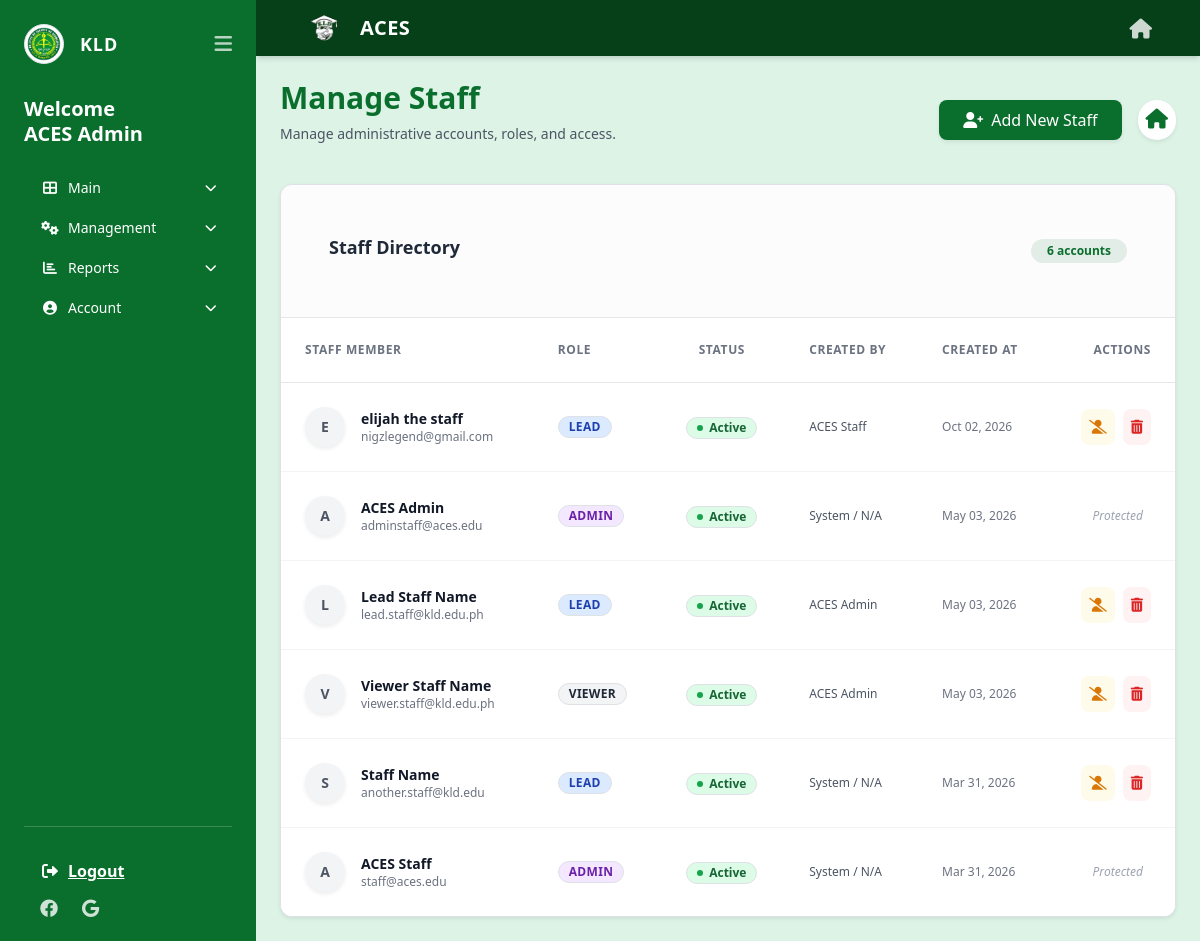
Page /staff/manage_staff.php (signed in) on the earlier database version.
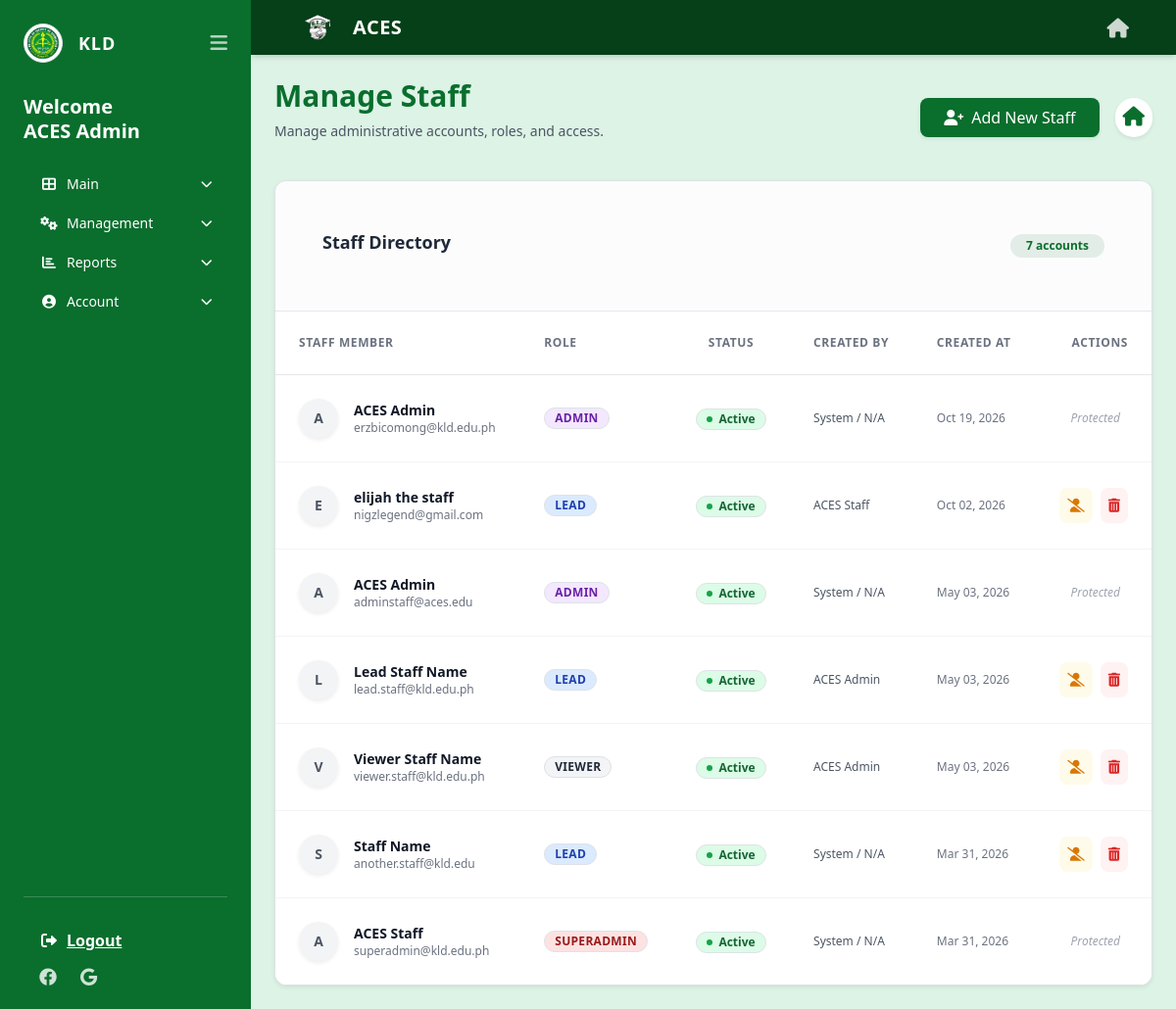
Same page on the later database version.
### tables this page shows
CREATE TABLE `users` (
  `user_id` int(11) NOT NULL,
  `email` varchar(100) NOT NULL,
  `password_hash` varchar(255) NOT NULL,
  `is_verified` tinyint(1) NOT NULL DEFAULT 0,
  `verification_token` varchar(64) DEFAULT NULL,
  `verification_expires` datetime DEFAULT NULL,
  `reset_token` varchar(64) DEFAULT NULL,
  `reset_expires` datetime DEFAULT NULL,
  `full_name` varchar(100) NOT NULL,
  `role` enum('student','staff') NOT NULL,
  `staff_role` varchar(50) DEFAULT NULL,
  `is_active` tinyint(1) NOT NULL DEFAULT 1,
  `created_by` int(11) DEFAULT NULL,
  `created_at` datetime DEFAULT current_timestamp(),
  `pending_email` varchar(255) DEFAULT NULL,
  `email_change_pin` varchar(6) DEFAULT NULL,
  `email_pin_expiry` datetime DEFAULT NULL
);

### includes/auth.php (called while the page is built, shortened)
<?php
function isViewer() {
    $role = $_SESSION['staff_role'] ?? 'viewer';
    return $role === 'viewer' || $role === '' || $role === null;
}
?>

### staff/manage_staff.php (the view, shortened to what this page needs)
<?php
require_once __DIR__ . '/../includes/auth.php';
$stmt = $pdo->prepare("SELECT full_name, staff_role FROM users WHERE user_id = ?");
$stmt->execute([$_SESSION['user_id']]);
$current_staff = $stmt->fetch();
$staff_name = $current_staff['full_name'];
$current_role = $current_staff['staff_role'];
function canManageUser($current_role, $target_role) {
    if ($current_role === 'admin' && in_array($target_role, ['lead', 'viewer'])) return true;
    return false;
}
$stmt = $pdo->query("SELECT u.*,
    (SELECT full_name FROM users WHERE user_id = u.created_by) as creator_name
    FROM users u
    WHERE role = 'staff'
    ORDER BY u.created_at DESC");
$staff_members = $stmt->fetchAll();
?>
<!DOCTYPE html>
<html lang="en" class="h-full">
<head>
    <link rel="stylesheet" href="../assets/css/tailwind.css">
    <link href="https://cdn.jsdelivr.net/npm/bootstrap@5.3.0/dist/css/bootstrap.min.css" rel="stylesheet">
    <link rel="stylesheet" href="https://cdnjs.cloudflare.com/ajax/libs/font-awesome/6.0.0/css/all.min.css">
</head>
<body class="bg-[#dcf3e6] font-sans h-screen flex flex-col md:flex-row">
<?php include '../includes/staff_sidebar.php'; ?>
<div class="flex-1 flex flex-col overflow-hidden">
    <?php include '../includes/header.php'; ?>
    <main class="flex-1 p-4 md:p-8 overflow-y-auto no-scrollbar">
        <div class="flex flex-col md:flex-row justify-between items-start md:items-center mb-6 gap-4">
            <div>
                <h1 class="text-3xl font-bold text-[#0a6e2d]">Manage Staff</h1>
                <p class="text-sm text-gray-600 mt-1">Manage administrative accounts, roles, and access.</p>
            </div>
            <div class="flex items-center gap-3">
                <button type="button" class="bg-[#0a6e2d] hover:bg-[#054018] text-white font-medium py-2 px-4 rounded-lg inline-flex items-center shadow-sm transition-colors" data-bs-toggle="modal" data-bs-target="#createStaffModal">
                    <i class="fas fa-user-plus mr-2"></i> Add New Staff
                </button>
                <a href="dashboard.php" class="text-[#0a6e2d] bg-white p-2 rounded-full shadow-sm hover:shadow-md transition-shadow">
                    <i class="fa-solid fa-house text-xl"></i>
                </a>
            </div>
        </div>
        <div class="bg-white rounded-xl shadow-sm border border-gray-200 overflow-hidden">
            <div class="p-5 border-b border-gray-200 bg-gray-50/50 flex flex-col md:flex-row md:items-center justify-between gap-4">
                <h2 class="text-lg font-bold text-gray-800">Staff Directory</h2>
                <span class="bg-[#0a6e2d]/10 text-[#0a6e2d] py-1 px-3 rounded-full text-xs font-bold self-start md:self-auto">
                    <?= count($staff_members) ?> accounts
                </span>
            </div>
            <div class="overflow-x-auto">
                <table class="min-w-full text-left text-sm whitespace-nowrap">
                    <thead class="bg-white border-b border-gray-200">
                        <tr class="text-gray-500 font-semibold uppercase tracking-wider text-xs">
                            <th class="py-4 px-6">Staff Member</th>
                            <th class="py-4 px-4">Role</th>
                            <th class="py-4 px-4 text-center">Status</th>
                            <th class="py-4 px-4">Created By</th>
                            <th class="py-4 px-4">Created At</th>
                            <th class="py-4 px-6 text-right">Actions</th>
                        </tr>
                    </thead>
                    <tbody class="divide-y divide-gray-100 text-gray-700 bg-white">
                        <?php foreach ($staff_members as $staff_member):
                            $is_self = ($staff_member['user_id'] === $_SESSION['user_id']);
                            $roleClass = 'bg-gray-100 text-gray-800 border-gray-200';
                            if ($staff_member['staff_role'] === 'superadmin') $roleClass = 'bg-red-100 text-red-800 border-red-200';
                            elseif ($staff_member['staff_role'] === 'admin') $roleClass = 'bg-purple-100 text-purple-800 border-purple-200';
                            elseif ($staff_member['staff_role'] === 'lead') $roleClass = 'bg-blue-100 text-blue-800 border-blue-200';
                            $statusClass = $staff_member['is_active'] ? 'bg-green-100 text-green-800 border-green-200' : 'bg-gray-100 text-gray-800 border-gray-200';
                            $can_manage = canManageUser($current_role, $staff_member['staff_role']) && !$is_self;
                        ?>
                            <tr class="hover:bg-gray-50 transition-colors duration-150 <?= $is_self ? 'bg-green-50/30' : '' ?>">
                                <td class="py-4 px-6">
                                    <div class="flex items-center gap-3">
                                        <div class="h-10 w-10 flex-shrink-0 rounded-full <?= $is_self ? 'bg-[#0a6e2d] text-white' : 'bg-gray-100 text-gray-600' ?> flex items-center justify-center font-bold text-sm shadow-sm">
                                            <?= strtoupper(substr($staff_member['full_name'], 0, 1)) ?>
                                        </div>
                                        <div>
                                            <div class="text-sm font-bold text-gray-900">
                                                <?= htmlspecialchars($staff_member['full_name']) ?>
                                            </div>
                                            <div class="text-xs text-gray-500"><?= htmlspecialchars($staff_member['email']) ?></div>
                                        </div>
                                    </div>
                                </td>
                                <td class="py-4 px-4">
                                    <span class="inline-flex items-center px-2.5 py-0.5 rounded-full text-xs font-bold border <?= $roleClass ?> uppercase tracking-wide">
                                        <?= htmlspecialchars($staff_member['staff_role'] ?: 'viewer') ?>
                                    </span>
                                </td>
                                <td class="py-4 px-4 text-center">
                                    <span class="inline-flex items-center px-2.5 py-0.5 rounded-full text-xs font-bold border <?= $statusClass ?>">
                                        <span class="w-1.5 h-1.5 rounded-full mr-1.5 <?= $staff_member['is_active'] ? 'bg-green-600' : 'bg-gray-600' ?>"></span>
                                        <?= $staff_member['is_active'] ? 'Active' : 'Inactive' ?>
                                    </span>
                                </td>
                                <td class="py-4 px-4 text-xs text-gray-600">
                                    <?= htmlspecialchars($staff_member['creator_name'] ?: 'System / N/A') ?>
                                </td>
                                <td class="py-4 px-4 text-xs text-gray-500">
                                    <?= date('M d, Y', strtotime($staff_member['created_at'])) ?>
                                </td>
                                <td class="py-4 px-6 text-right">
                                    <div class="flex items-center justify-end gap-2">
                                        <?php if ($can_manage): ?>
                                            <form method="POST" style="display:inline;">
                                                <button type="submit" class="<?= $staff_member['is_active'] ? 'text-amber-600 hover:text-amber-900 bg-amber-50 hover:bg-amber-100' : 'text-green-600 hover:text-green-900 bg-green-50 hover:bg-green-100' ?> p-2 rounded-lg transition-colors" title="<?= $staff_member['is_active'] ? 'Deactivate Account' : 'Activate Account' ?>">
                                                    <i class="fas <?= $staff_member['is_active'] ? 'fa-user-slash' : 'fa-user-check' ?>"></i>
                                                </button>
                                            </form>
                                            <form method="POST" style="display:inline;" onsubmit="return confirm('PERMANENTLY DELETE this staff account? This cannot be undone.');">
                                                <button type="submit" class="text-red-600 hover:text-red-900 bg-red-50 hover:bg-red-100 p-2 rounded-lg transition-colors" title="Delete Account">
                                                    <i class="fas fa-trash-alt"></i>
                                                </button>
                                            </form>
                                        <?php else: ?>
                                            <span class="text-xs text-gray-400 italic px-2" title="You cannot manage this user">Protected</span>
                                        <?php endif; ?>
                                    </div>
                                </td>
                            </tr>
                        <?php endforeach; ?>
                    </tbody>
                </table>
            </div>
        </div>
    </main>
</div>
</body>
</html>

### includes/staff_sidebar.php (shortened to what this page needs)
<aside id="staffSidebar" class="hidden md:flex w-64 bg-[#0a6e2d] text-white flex-col p-4 shrink-0 h-screen sticky top-0 transition-all duration-300 overflow-y-auto">
    <div>
        <div class="flex items-center justify-between mb-8">
            <div class="flex items-center gap-3" id="sidebarBrand">
                <img src="../assets/images/kld_logo.png" class="w-10 h-10 rounded-full border border-white/20 bg-white p-0.5 object-contain" alt="KLD">
                <span class="font-bold tracking-wider text-lg sidebar-text">KLD</span>
            </div>
            <button id="sidebarToggleBtn" class="text-white/70 hover:text-white text-xl focus:outline-none">
                <i class="fas fa-bars"></i>
            </button>
        </div>
        <div class="mb-6 sidebar-text">
            <h2 class="text-xl font-bold leading-tight">Welcome<br><?= htmlspecialchars($staff_name) ?></h2>
        </div>
        <nav class="space-y-1 text-sm">
            <div class="sidebar-group">
                <button class="group-header flex items-center justify-between w-full text-left text-white hover:text-green-200 hover:bg-white/10 rounded-lg px-3 py-2 transition-colors">
                    <span><i class="fas fa-th-large mr-2 w-5 text-center"></i><span class="sidebar-text">Main</span></span>
                    <i class="fas fa-chevron-down text-xs transition-transform duration-200 sidebar-text"></i>
                </button>
            </div>
            <?php if (!isViewer()): ?>
            <div class="sidebar-group">
                <button class="group-header flex items-center justify-between w-full text-left text-white hover:text-green-200 hover:bg-white/10 rounded-lg px-3 py-2 transition-colors">
                    <span><i class="fas fa-cogs mr-2 w-5 text-center"></i><span class="sidebar-text">Management</span></span>
                    <i class="fas fa-chevron-down text-xs transition-transform duration-200 sidebar-text"></i>
                </button>
            </div>
            <?php endif; ?>
            <div class="sidebar-group">
                <button class="group-header flex items-center justify-between w-full text-left text-white hover:text-green-200 hover:bg-white/10 rounded-lg px-3 py-2 transition-colors">
                    <span><i class="fas fa-chart-bar mr-2 w-5 text-center"></i><span class="sidebar-text">Reports</span></span>
                    <i class="fas fa-chevron-down text-xs transition-transform duration-200 sidebar-text"></i>
                </button>
            </div>
            <div class="sidebar-group">
                <button class="group-header flex items-center justify-between w-full text-left text-white hover:text-green-200 hover:bg-white/10 rounded-lg px-3 py-2 transition-colors">
                    <span><i class="fas fa-user-circle mr-2 w-5 text-center"></i><span class="sidebar-text">Account</span></span>
                    <i class="fas fa-chevron-down text-xs transition-transform duration-200 sidebar-text"></i>
                </button>
            </div>
        </nav>
    </div>
    <div class="mt-auto pt-4 border-t border-white/20">
        <a href="../logout.php" class="block text-white font-bold hover:text-red-300 hover:bg-white/10 rounded-lg px-3 py-2 transition-colors sidebar-text mb-2">
            <i class="fas fa-sign-out-alt mr-2 w-5 text-center"></i><span class="sidebar-text">Logout</span>
        </a>
        <div class="flex gap-4 text-lg opacity-80 sidebar-text px-3">
            <i class="fa-brands fa-facebook cursor-pointer hover:text-white"></i>
            <i class="fa-brands fa-google cursor-pointer hover:text-white"></i>
        </div>
    </div>
</aside>

### includes/header.php (shortened to what this page needs)
<div class="bg-[#054018] text-white h-14 flex items-center justify-between px-5 shadow-md sticky top-0 z-10">
    <div class="flex items-center gap-3">
        <img src="../assets/images/aces_logo.png" alt="ACES" class="h-10 w-auto" onerror="this.style.display='none'">
        <span class="text-xl font-bold tracking-wide hidden sm:inline">ACES</span>
    </div>
    <a href="dashboard.php" class="text-white/80 hover:text-white transition-colors duration-200">
        <i class="fas fa-home fa-lg"></i>
    </a>
</div>

### staff/manage_staff.php (style rules this page uses)
html, body { height: 100%; margin: 0; padding: 0; }
.no-scrollbar { -ms-overflow-style: none; scrollbar-width: none; }

Differences in the rows shown:
added users: full_name "A", full_name "ACES Admin", email "erzbicomong@kld.edu.ph", staff_role "ADMIN", is_active 1 (drawn), creator_name "System / N/A", created_at "Oct 19, 2026", shows "Protected"
changed users "ACES Staff": email "staff@aces.edu" → "superadmin@kld.edu.ph"; staff_role "ADMIN" → "SUPERADMIN"
Other differences:
count($staff_members): "6" → "7"
